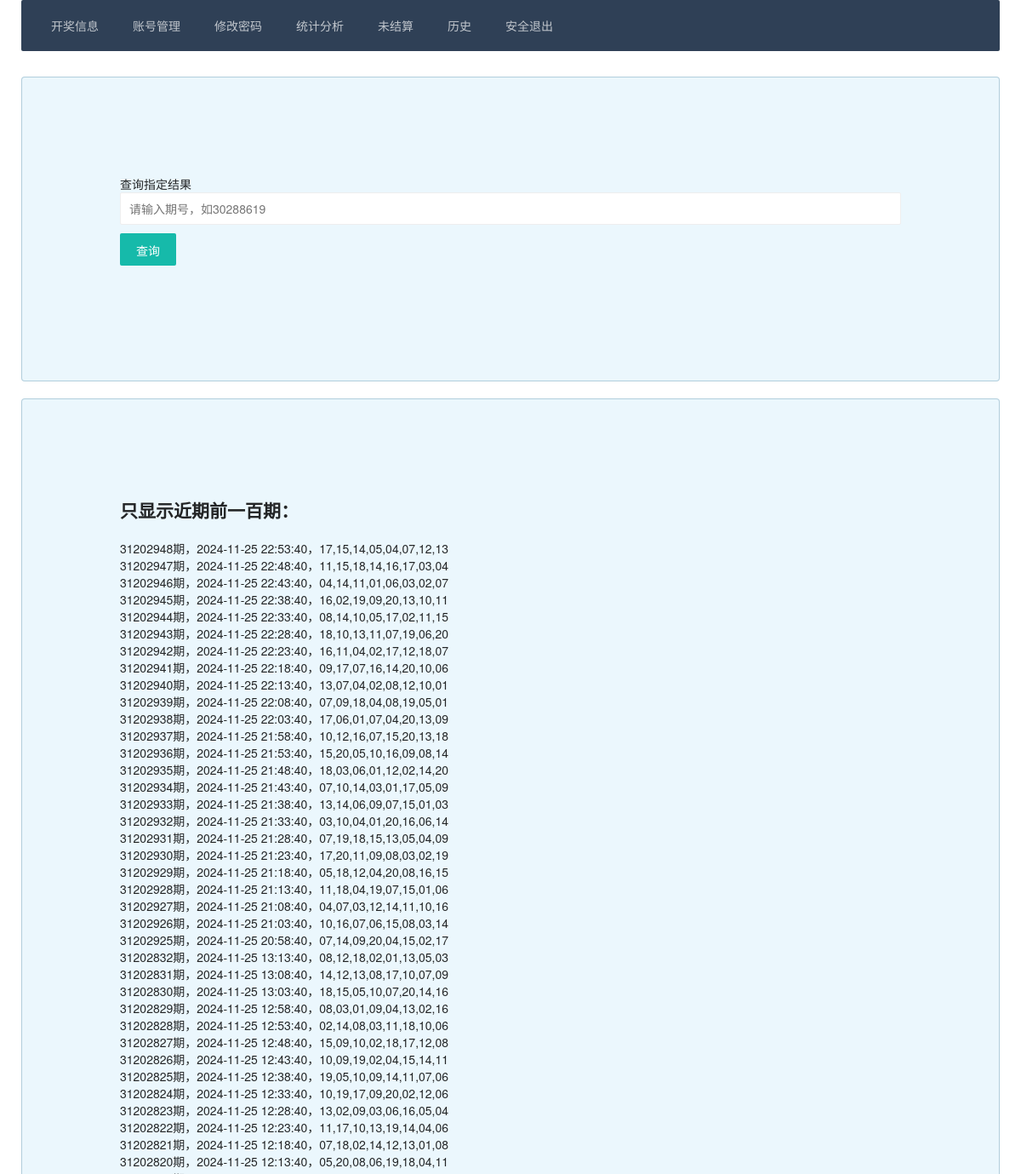
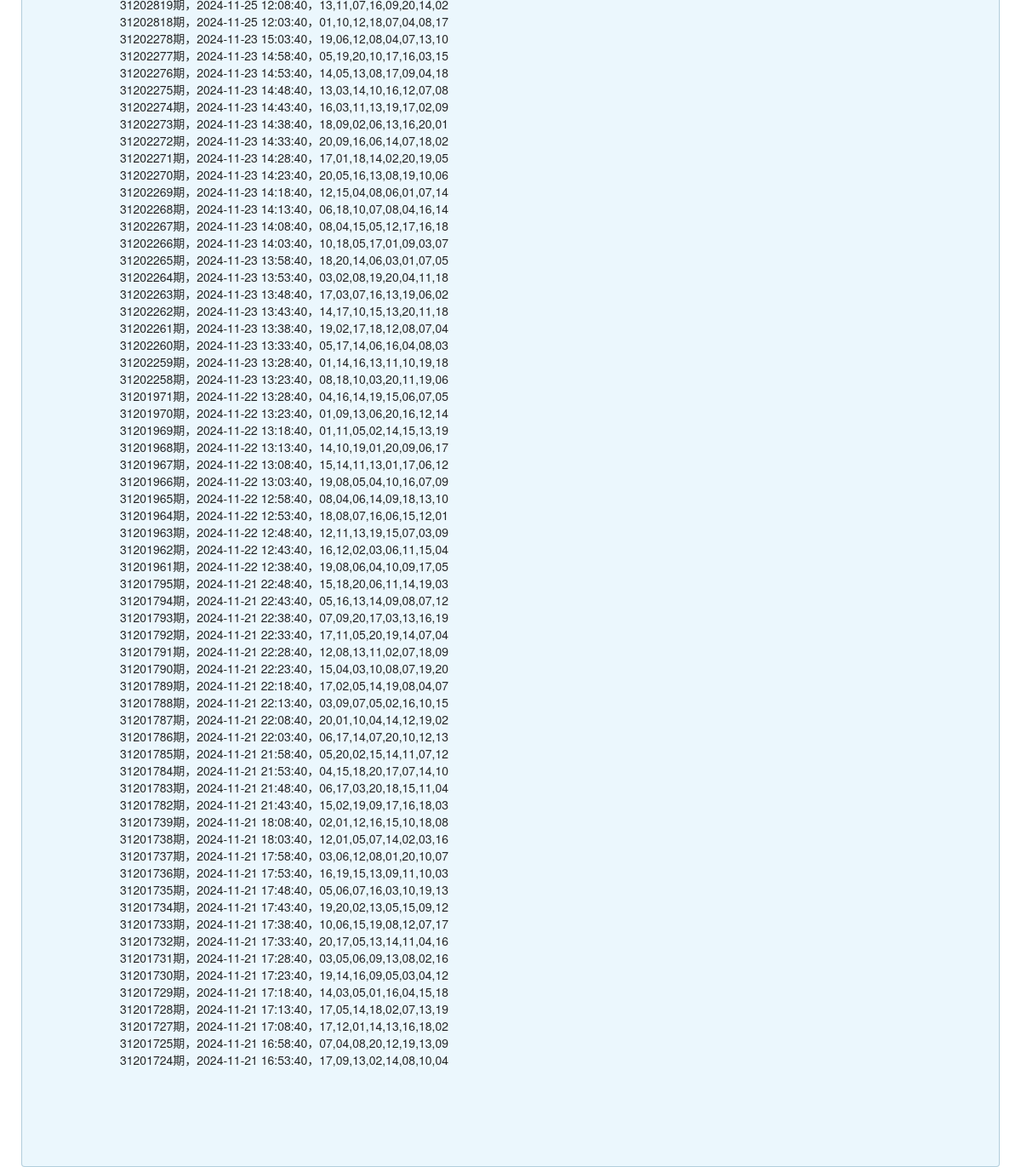
/agentadmin/lishi, run on an earlier commit of the app's database (2 pictures, top to bottom).
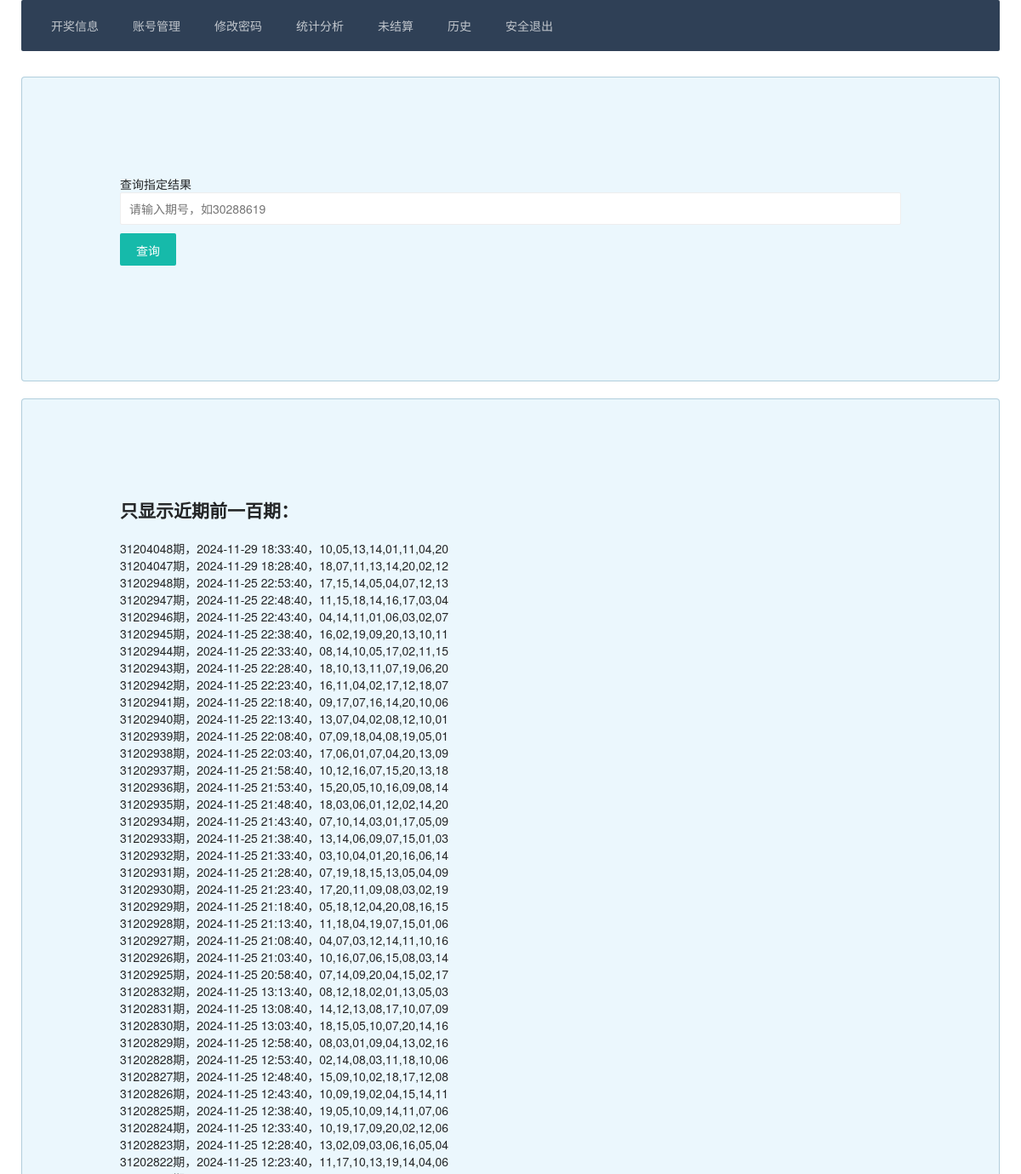
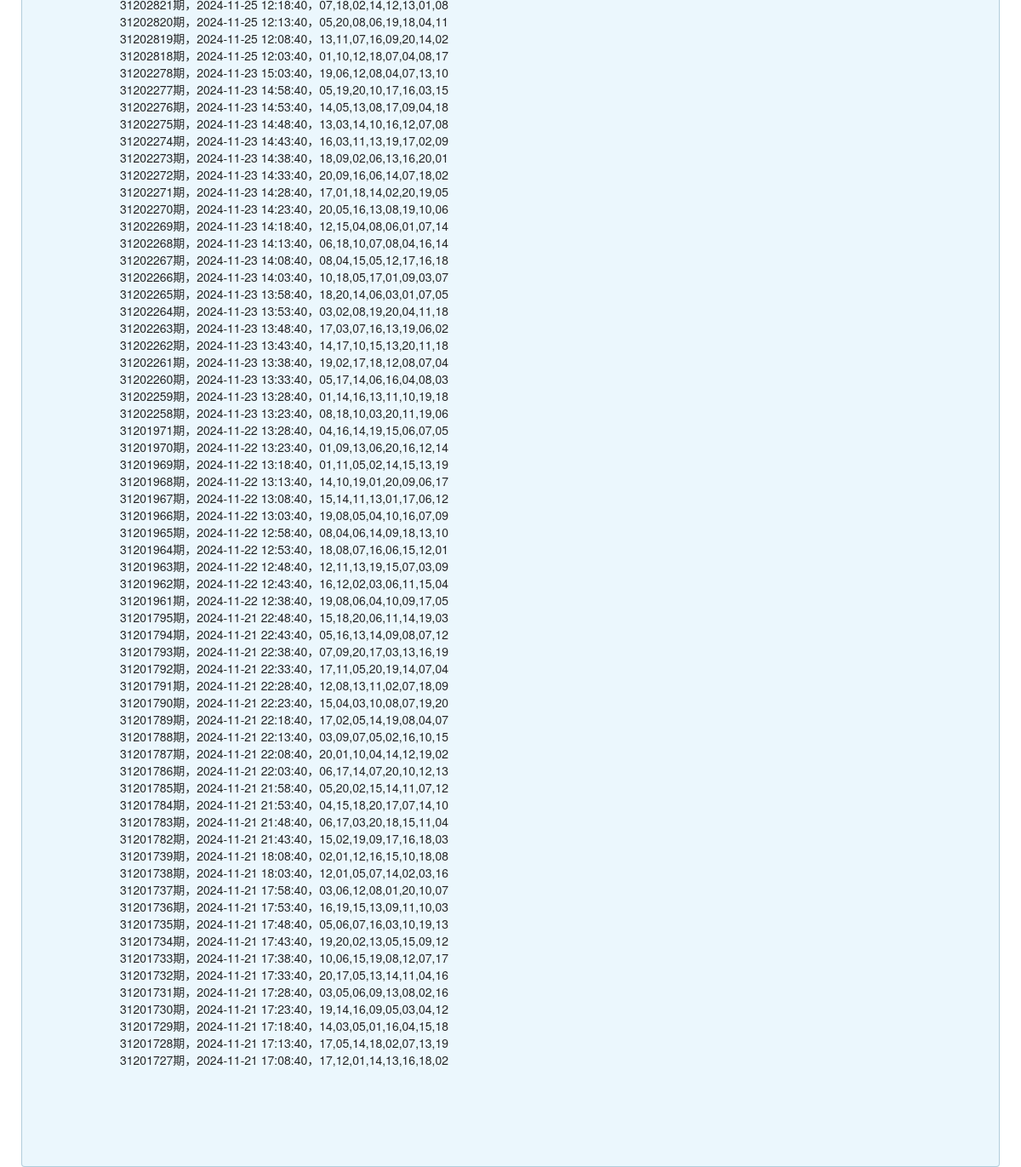
And on a later commit of the database (2 pictures, top to bottom).
### app/models.py (models this page shows, shortened)
class LotteryRecord(models.Model):
    issue = models.CharField(max_length=20, unique=True, verbose_name='期号')
    code = models.CharField(max_length=100, blank=True, verbose_name='开奖号码')
    time = models.CharField(max_length=20, blank=True, verbose_name='开奖时间')
    sum_num = models.IntegerField(default=0, verbose_name='总和')
    sum_single_double = models.IntegerField(default=0, choices=(
        (0, '单'),
        (1, '双'),
    ), verbose_name='总和单双')
    sum_big_small = models.IntegerField(default=0, choices=(
        (0, '大'),
        (1, '小'),
    ), verbose_name='总和大小')
    last_big_small = models.IntegerField(default=0, choices=(
        (0, '尾大'),
        (1, '尾小'),
    ), verbose_name='尾数大小')
    first_dragon_tiger = models.IntegerField(default=0, choices=(
        (0, '龙'),
        (1, '虎'),
    ), verbose_name='第一龙虎')
    second_dragon_tiger = models.IntegerField(default=0, choices=(
        (0, '龙'),
        (1, '虎'),
    ), verbose_name='第二龙虎')
    third_dragon_tiger = models.IntegerField(default=0, choices=(
        (0, '龙'),
        (1, '虎'),
    ), verbose_name='第三龙虎')
    fourth_dragon_tiger = models.IntegerField(default=0, choices=(
        (0, '龙'),
        (1, '虎'),
    ), verbose_name='第四龙虎')
    status = models.IntegerField(default=0, choices=(
        (0, '可下注'),
        (1, '停止下注'),
        (2, '已开奖'),
    ), verbose_name='开奖状态')
    created_at = models.DateTimeField(auto_now_add=True, verbose_name='创建时间')
    updated_at = models.DateTimeField(auto_now=True, verbose_name='更新时间')
    class Meta:
        verbose_name = '开奖记录'
        verbose_name_plural = verbose_name
        ordering = ['-issue']

### agentadmin/views.py (the view, shortened to what this page needs)
# urls.py: path('lishi', views.lishi, name='lishi'),
def lishi(request):
    history_results = LotteryRecord.objects.filter(status=2).order_by('-created_at')[:100]
    query_result = None
    context = {
        "history_results": history_results,
    }
    return render(request, 'agentadmin/lishi.html', context)

### templates/agentadmin/lishi.html (shortened to what this page needs)
{% extends "agentadmin/base.html" %}
{% load static %}
{% block content %}
    <div class="layui-container">
        <div class="layui-col-md12 panel">
            <form class="layui-form" id="queryForm" action="" method="get">
                <label>查询指定结果</label>
                <input type="text" name="qihao" required placeholder="请输入期号，如30288619" autocomplete="off" class="layui-input">
                <button type="submit" class="layui-btn" style="margin-top: 10px">查询</button>
            </form>
            <br>
        </div>
        <div class="layui-col-md12 panel">
            <label>
                <h2>只显示近期前一百期：</h2>
            </label>
            <br>
            {% for result in history_results %}
                {{ result.issue }}期，{{ result.time }}，{{ result.code }}<br>
            {% endfor %}
        </div>
    </div>
    <link rel="stylesheet" href="{% static 'layui/css/layui.css' %}" media="all">
{% endblock %}

### templates/agentadmin/base.html (shortened to what this page needs)
{% load static %}
<!DOCTYPE html>
<html lang="zh">
<head>
    <link rel="stylesheet" href="{% static 'layui/css/layui.css' %}" media="all">
</head>
<body>
<div class="layui-container">
    <ul class="layui-nav layui-bg-cyan" lay-filter="demo">
        <li class="layui-nav-item {% if request.path == '/agentadmin/kaijiangxinxi/' %}layui-this{% endif %}">
            <a href="{% url 'agentadmin:kaijiangxinxi' %}">开奖信息</a>
        </li>
        <li class="layui-nav-item {% if request.path == '/agentadmin/zhanghaoguanli/' %}layui-this{% endif %}">
            <a href="{% url 'agentadmin:zhanghaoguanli' %}">账号管理</a>
        </li>
        <li class="layui-nav-item {% if request.path == '/agentadmin/xiugaimima/' %}layui-this{% endif %}">
            <a href="{% url 'agentadmin:xiugaimima' %}">修改密码</a>
        </li>
        <li class="layui-nav-item {% if request.path == '/agentadmin/tongjifenxi/' %}layui-this{% endif %}">
            <a href="{% url 'agentadmin:tongjifenxi' %}">统计分析</a>
        </li>
        <li class="layui-nav-item {% if request.path == '/agentadmin/weijiesuan/' %}layui-this{% endif %}">
            <a href="{% url 'agentadmin:weijiesuan' %}">未结算</a>
        </li>
        <li class="layui-nav-item {% if request.path == '/agentadmin/lishi/' %}layui-this{% endif %}">
            <a href="{% url 'agentadmin:lishi' %}">历史</a>
        </li>
        <li class="layui-nav-item {% if request.path == '/agentadmin/anquantuichu/' %}layui-this{% endif %}">
            <a href="{% url 'agentadmin:anquantuichu' %}">安全退出</a>
        </li>
    </ul>
    <div class="content" style="margin-top: 10px">
        {% block content %}{% endblock %}
    </div>
</div>
</body>
</html>

### templates/agentadmin/lishi.html (style rules this page uses)
.panel { border: 1px black solid; padding:10%; background-color:#ebf7fd; border-color:rgba(43, 110, 143, 0.3); border-radius:4px; }

What changed in the data, as far as the page shows it:
no longer on this page (row unchanged): LotteryRecord: issue "31201725", time "2024-11-21 16:58:40", code "07,04,08,20,12,19,13,09"
no longer on this page (row unchanged): LotteryRecord: issue "31201724", time "2024-11-21 16:53:40", code "17,09,13,02,14,08,10,04"
added LotteryRecord: issue "31204048", time "2024-11-29 18:33:40", code "10,05,13,14,01,11,04,20"
added LotteryRecord: issue "31204047", time "2024-11-29 18:28:40", code "18,07,11,13,14,20,02,12"
